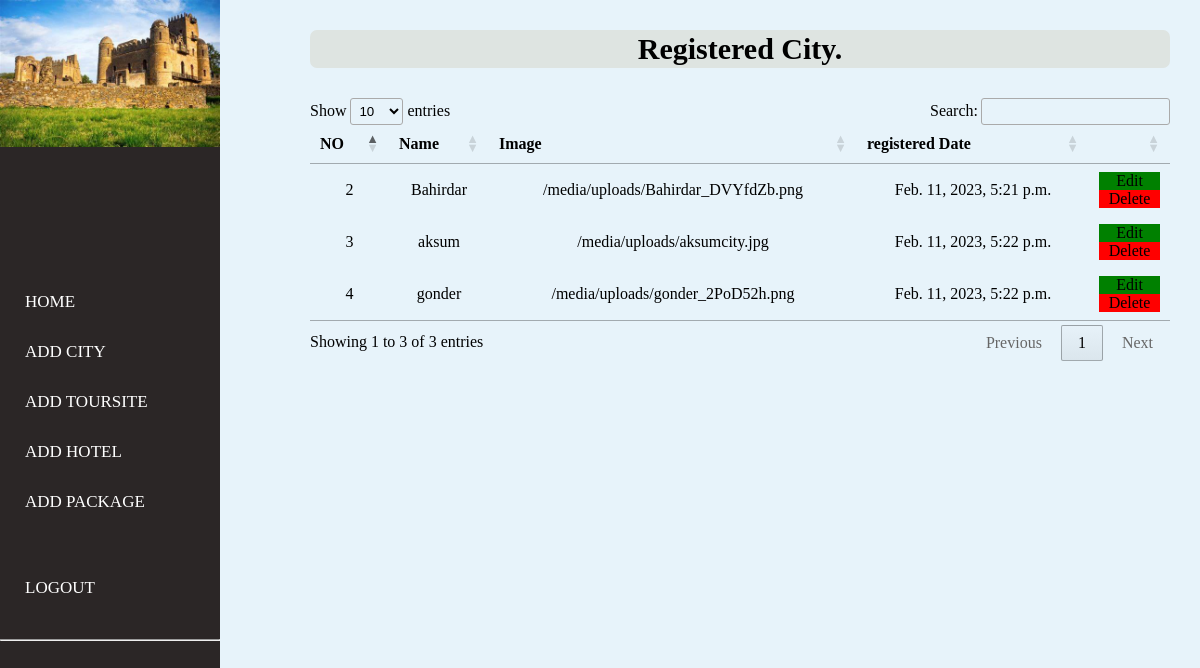
The app's page /dashboard/city_list/ with its own data.
### tour/models.py (models this page shows, shortened)
class City(models.Model):
    name=models.CharField(max_length=100)
    image=models.ImageField(upload_to ='uploads')
    created=models.DateTimeField(auto_now_add=True)

### dashbord/views.py (the view)
# urls.py: path('city_list/',views.city_list,name='city_list'),
def city_list(request):
    trs = City.objects.all()
    context = {
        'F': trs
    }
    return render(request, 'city/city_list.html', context)

### dashbord/templates/city/city_list.html (shortened to what this page needs)
{% load static %} {% block content %}
<link rel="stylesheet" href="{% static 'css/all.css'%}">
<head>
    <link href="https://cdn.datatables.net/1.10.12/css/jquery.dataTables.css" rel="stylesheet" />
    <link href="https://cdn.datatables.net/buttons/1.2.2/css/buttons.dataTables.css" rel="stylesheet" />
</head>
{% include "../ex.html" %}
<div class="wrapper">
    <div class="section">
        <div class="box-area">
            <section>
                <center>
                    <h3 class="font" style="text-align: center;"> Registered City.</h3>
                </center>
                <div class="container">
                    <div class="tbl-header">
                        <table cellpadding="0" cellspacing="0" border="0px" style="width:100% !important;">
                            <thead>
                                <tr>
                                    <th>NO</th>
                                    <th>Name</th>
                                    <th>Image</th>
                                    <th>registered Date</th>
                                    <th></th>
                                </tr>
                            </thead>
                    </div>
                    {% for tr in F %}
                    <tr>
                        <td>{{ tr.id }}</td>
                        <td>{{ tr.name }}</td>
                        <td>{{ tr.image.url }}</td>
                        <td>{{ tr.created }} </td>
                        <td>
                            <a class="update" style="background-color: green;" href="{% url 'edit_city' tr.id %} ">Edit</a>
                            <a class="update" style="background-color: red;" href="{% url 'delete_city' tr.id %} ">Delete</a> </td>
                    </tr>
                    {% endfor %}
                </div>
        </div>
    </div>
</div>
{% endblock %}

### dashbord/templates/ex.html (shortened to what this page needs)
{% load static %}
<!DOCTYPE html>
<html>
<body>
    <nav>
        <ul>
            <li class="logo" style="border-radius: 20px;">
                <img style="width: 100%;" src="{% static 'image/fasiledes.png' %}"></li>
            <br><br><br><br><br><br>
            <br>
            <li><a href="{% url 'home' %} ">Home</a></li>
            <li><a href="{% url 'city' %} ">Add City </a></li>
            <li><a href="{% url 'toursite' %} ">Add Toursite</a></li>
            <li><a href="{% url 'hotel' %} ">Add Hotel</a></li>
            <li><a href="{% url 'package' %} "> Add Package</a></li>
            <br>
            <br>
            <li><a href="{% url 'logout' %} ">Logout</a></li><br>
            <hr>
        </ul>
    </nav>
</body>
</html>

### dashbord/templates/ex.html (style rules this page uses)
body { margin: 0; padding: 0; font-family: 'montserrat'; background: rgb(231, 243, 250); }
.logo { height: auto; width: auto; }
nav { width: 40px; padding: 0; position: sticky; top: 0; z-index: 100; overflow: hidden; }
nav ul { margin: 0; padding: 0; height: 100%; width: 220px; justify-content: space-between; position: fixed; top: 0; left: 0; background-color: #2b2626; }
nav ul li { list-style: none; }
nav ul li a { display: block; font-family: 'montserrat'; text-decoration: none; text-transform: uppercase; font-size: 17px; color: #fff; position: relative; padding: 15px 0px 15px 25px; }
nav ul li a:before { content: ''; position: absolute; top: 0; right: 0; height: 100%; background: #e3e9f7; border-radius: 40px 0 0 40px; z-index: -1; }
.wrapper { margin-left: 260px; }
.section { display: grid; min-height: 100vh; }
td, th { text-align: center; }
h3 { background-color: rgb(222, 228, 225); padding: 2px; border-radius: 7px; }
.font { font-size: 30px; }
.container { margin-top: 15px; }
.update { color: black; display: block; text-decoration: none; }
section { margin-left: 50px; margin-right: 30px; display: relative; }

### records on screen
City: id "2", name "Bahirdar", image "/media/uploads/Bahirdar_DVYfdZb.png", created "Feb. 11, 2023, 5:21 p.m."
City: id "3", name "aksum", image "/media/uploads/aksumcity.jpg", created "Feb. 11, 2023, 5:22 p.m."
City: id "4", name "gonder", image "/media/uploads/gonder_2PoD52h.png", created "Feb. 11, 2023, 5:22 p.m."
